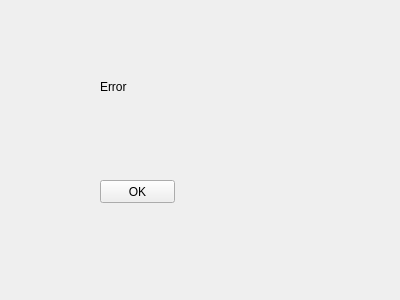
<?xml version="1.0" encoding="UTF-8"?>
<ui version="4.0">
 <class>Error_Window</class>
 <widget class="QWidget" name="Error_Window">
  <property name="geometry">
   <rect>
    <x>0</x>
    <y>0</y>
    <width>400</width>
    <height>300</height>
   </rect>
  </property>
  <property name="windowTitle">
   <string>Form</string>
  </property>
  <widget class="QPushButton" name="pushButton">
   <property name="geometry">
    <rect>
     <x>100</x>
     <y>180</y>
     <width>75</width>
     <height>23</height>
    </rect>
   </property>
   <property name="text">
    <string>OK</string>
   </property>
  </widget>
  <widget class="QLabel" name="label">
   <property name="geometry">
    <rect>
     <x>100</x>
     <y>80</y>
     <width>47</width>
     <height>13</height>
    </rect>
   </property>
   <property name="text">
    <string>Error</string>
   </property>
  </widget>
 </widget>
 <resources/>
 <connections/>
</ui>
